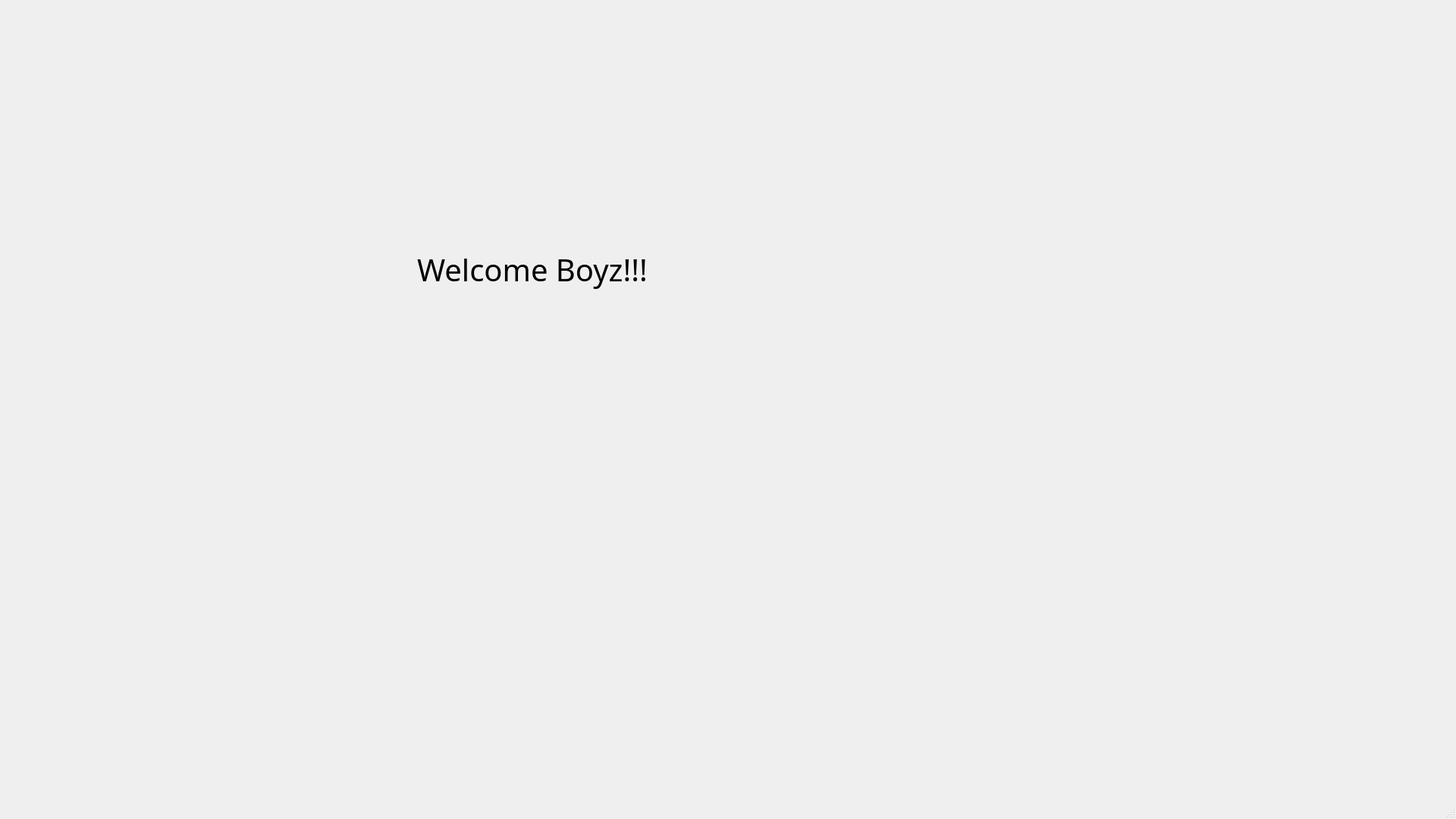
<?xml version="1.0" encoding="UTF-8"?>
<ui version="4.0">
 <class>MainWindow</class>
 <widget class="QMainWindow" name="MainWindow">
  <property name="geometry">
   <rect>
    <x>0</x>
    <y>0</y>
    <width>1920</width>
    <height>1080</height>
   </rect>
  </property>
  <property name="windowTitle">
   <string>MainWindow</string>
  </property>
  <widget class="QWidget" name="centralwidget">
   <widget class="QLabel" name="label">
    <property name="geometry">
     <rect>
      <x>550</x>
      <y>240</y>
      <width>551</width>
      <height>231</height>
     </rect>
    </property>
    <property name="font">
     <font>
      <family>Jokerman</family>
      <pointsize>30</pointsize>
     </font>
    </property>
    <property name="text">
     <string>Welcome Boyz!!!</string>
    </property>
   </widget>
  </widget>
  <widget class="QMenuBar" name="menubar">
   <property name="geometry">
    <rect>
     <x>0</x>
     <y>0</y>
     <width>1920</width>
     <height>26</height>
    </rect>
   </property>
  </widget>
  <widget class="QStatusBar" name="statusbar"/>
 </widget>
 <resources/>
 <connections/>
</ui>
